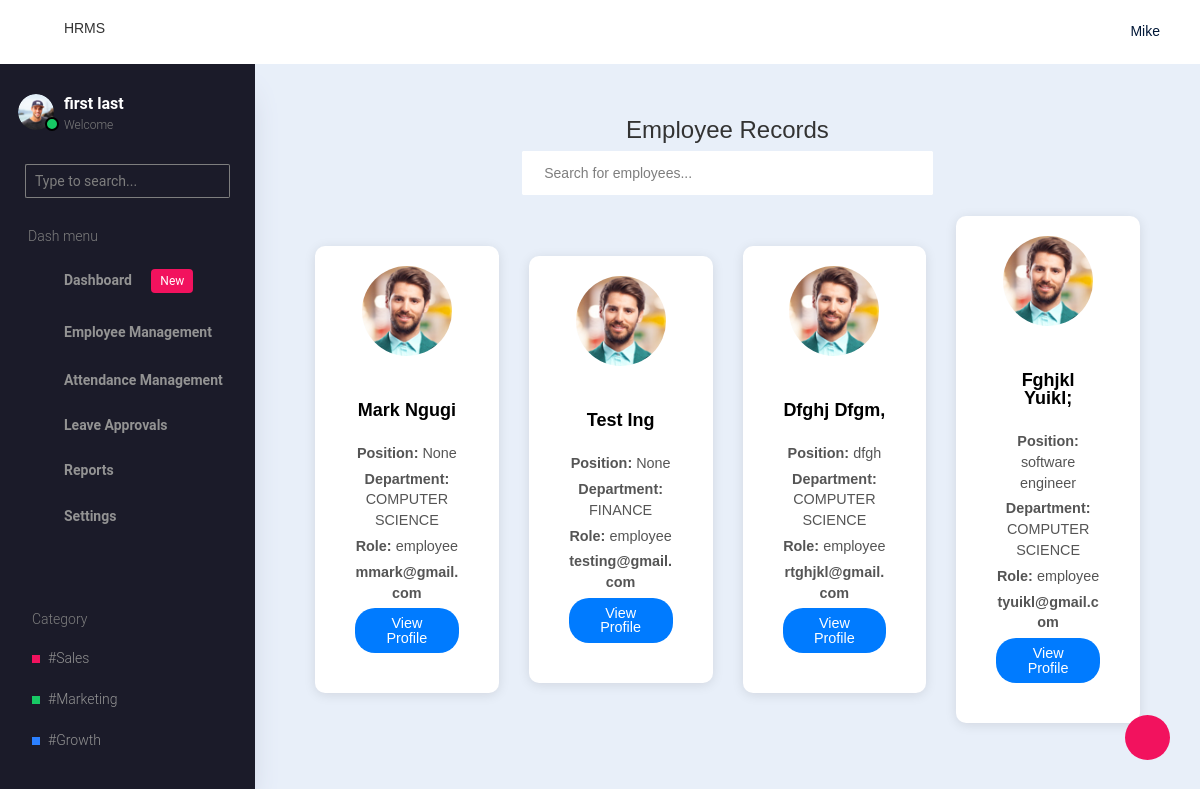
Before: /employee-profile/ with the older database file.
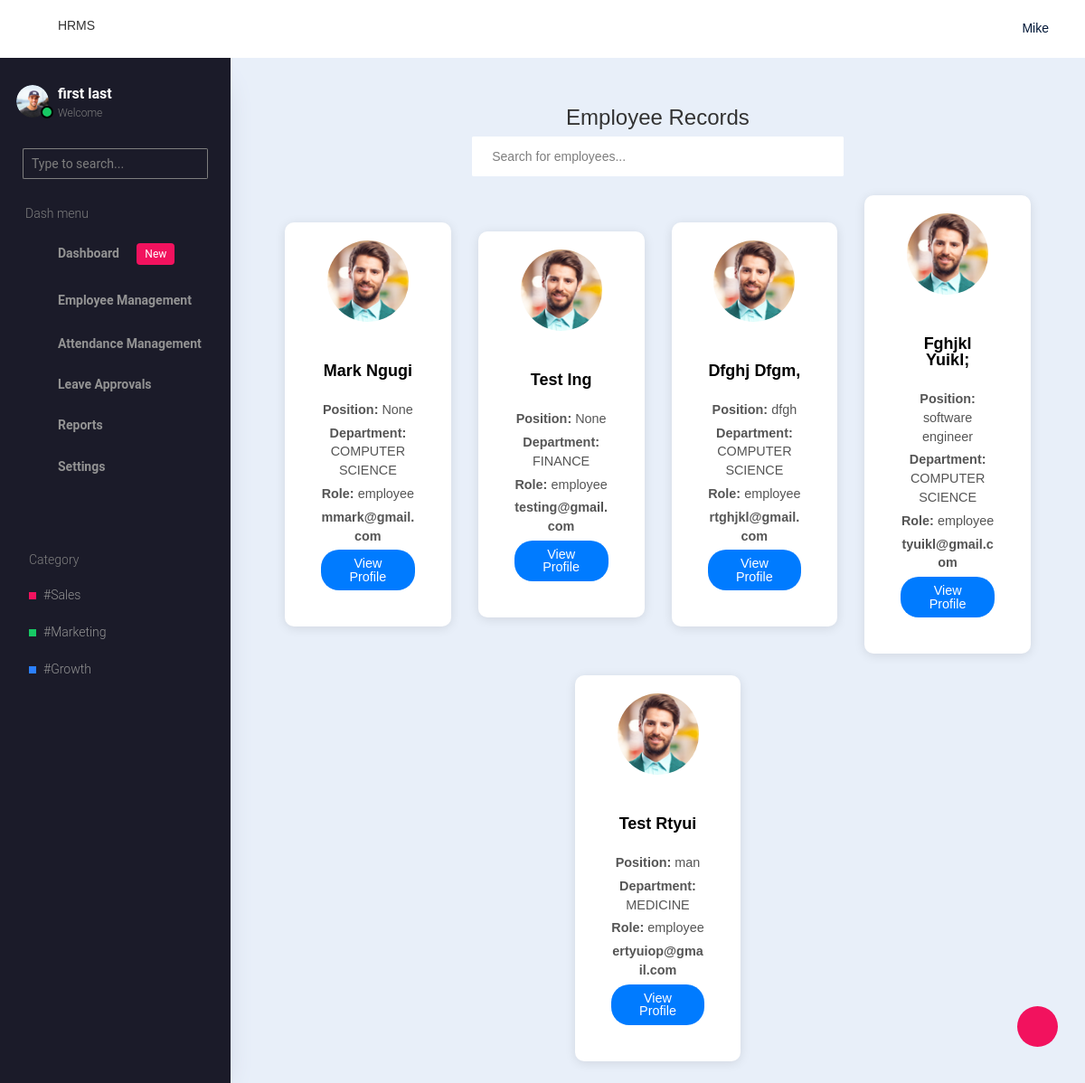
After: the same page with the newer database file.
### accounts/models.py (models this page shows, shortened)
class CustomUser(AbstractUser):
    ROLE_CHOICES = [
        ('admin', 'Admin'),
        ('hr_manager', 'HR Manager'),
        ('employee', 'Employee'),
    ]
    role = models.CharField(max_length=20, choices=ROLE_CHOICES, default='employee')
    gender = models.CharField(max_length=20, choices=[('male', 'Male'), ('female', 'Female')], default='male')
    phone = models.CharField(max_length=15, blank=True, null=True)
    position = models.CharField(max_length=100, blank=True, null=True)
    department = models.ForeignKey(Department, on_delete=models.CASCADE, default=None, null=True)
    start_date = models.DateField(blank=True, null=True)
    exit_date = models.DateField(null=True, blank=True)
    reason_for_leaving = models.CharField(max_length=255, null=True, blank=True)

class Department(models.Model):
    name = models.CharField(max_length=100, default='ADMIN')
    work_start_time = models.TimeField(null=True, blank=True)
    late_checkin_buffer = models.IntegerField(default=10)  # Buffer in minutes
    def __str__(self):
        return self.name

### hrms/views.py (the view)
# urls.py: path('employee-profile/',employee_profile,name = 'employeeprofile'),
def employee_profile(request):
    query = request.GET.get('q', '')  # Get the search query from the request
    employees = CustomUser.objects.filter(role__in=['employee', 'hr_manager'])
    if query:
        employees = employees.filter(
            models.Q(first_name__icontains=query) | models.Q(last_name__icontains=query)
        )
    context = {'employees': employees}
    return render(request, 'hrms/admin/employee-management/employee_profile.html', context)

### hrms/templates/hrms/admin/employee-management/employee_profile.html (shortened to what this page needs)
{% extends 'hrms/admin/base.html' %}
{% block content %}
<body>
    <div class="container-fluid">
        <div class="container mt-4">
            <h2 class="text-center">Employee Records</h2>
            <div class="search-bar text-center">
                <form method="get">
                    <input type="text" name="q" id="searchInput" placeholder="Search for employees..." class="form-control w-50 mx-auto" value="{{ request.GET.q|default:'' }}">
                </form>
            </div>
            <div class="row justify-content-center">
                {% for employee in employees %}
                <div class="col-md-3 col-sm-6 mb-4 d-flex align-items-stretch employee-card">
                    <div class="card text-center">
                        <img src="/static/images/faces/face1.jpg" class="card-img-top" alt="Employee 1">
                        <div class="card-body">
                            <h5 class="card-title">{{ employee.first_name }} {{ employee.last_name }}</h5>
                            <p class="card-text"><b>Position:</b> {{ employee.position }}</p>
                            <p class="card-text"><b>Department:</b> {{ employee.department }}</p>
                            <p class="card-text"><b>Role:</b> {{ employee.role }}</p>
                            <p class="card-text"> <b>{{ employee.email }}</b></p>
                            <button class="btn btn-primary view-profile-btn" data-bs-toggle="modal" data-bs-target="#employeeModal"
                                data-firstname="{{ employee.first_name }}"
                                data-lastname="{{ employee.last_name }}"
                                data-position="{{ employee.position }}"
                                data-department="{{ employee.department }}"
                                data-role="{{ employee.role }}"
                                data-email="{{ employee.email }}">
                                View Profile
                            </button>
                        </div>
                    </div>
                </div>
                {% endfor %}
            </div>
        </div>
    </div>
    <link href="https://cdn.jsdelivr.net/npm/bootstrap-icons/font/bootstrap-icons.css" rel="stylesheet">
</body>
{% endblock %}

### hrms/templates/hrms/admin/base.html (shortened to what this page needs)
<!DOCTYPE html>
<html lang="en">
  <head>
    <link rel="stylesheet" href="/static/vendors/typicons.font/font/typicons.css">
    <link rel="stylesheet" href="/static/vendors/css/vendor.bundle.base.css">
    <link rel="stylesheet" href="/static/css/vertical-layout-light/style.css">
  </head>
  <body>
    <div class="container-scroller">
      <nav class="navbar col-lg-12 col-12 p-0 fixed-top d-flex flex-row">
        <div class="text-center navbar-brand-wrapper d-flex align-items-center justify-content-center">
          <p>HRMS</p>
          <button class="navbar-toggler navbar-toggler align-self-center d-none d-lg-flex" type="button" data-toggle="minimize">
            <span class="typcn typcn-th-menu"></span>
          </button>
        </div>
        <div class="navbar-menu-wrapper d-flex align-items-center justify-content-end">
          <ul class="navbar-nav navbar-nav-right">
            <li class="nav-item nav-profile dropdown">
              <a class="nav-link dropdown-toggle  pl-0 pr-0" href="#" data-toggle="dropdown" id="profileDropdown">
                <i class="typcn typcn-user-outline mr-0"></i>
                <span class="nav-profile-name">Mike</span>
              </a>
            </li>
          </ul>
        </div>
      </nav>
      <div class="container-fluid page-body-wrapper">
        <div class="theme-setting-wrapper">
          <div id="settings-trigger"><i class="typcn typcn-cog-outline"></i></div>
        </div>
        <nav class="sidebar sidebar-offcanvas" id="sidebar">
        <ul class="nav">
          <li class="nav-item">
            <div class="d-flex sidebar-profile">
              <div class="sidebar-profile-image">
                <img src="/static/images/faces/face29.png" alt="image">
                <span class="sidebar-status-indicator"></span>
              </div>
              <div class="sidebar-profile-name">
                <p class="sidebar-name">
                  first last
                </p>
                <p class="sidebar-designation">
                  Welcome
                </p>
              </div>
            </div>
            <div class="nav-search">
              <div class="input-group">
                <input type="text" class="form-control" placeholder="Type to search..." aria-label="search" aria-describedby="search">
                <div class="input-group-append">
                  <span class="input-group-text" id="search">
                    <i class="typcn typcn-zoom"></i>
                  </span>
                </div>
              </div>
            </div>
            <p class="sidebar-menu-title">Dash menu</p>
          </li>
          <li class="nav-item">
            <a class="nav-link" href="index.html">
              <i class="typcn typcn-device-desktop menu-icon"></i>
              <span class="menu-title">Dashboard <span class="badge badge-primary ml-3">New</span></span>
            </a>
          </li>
          <li class="nav-item">
            <a class="nav-link" data-toggle="collapse" href="#ui-basic" aria-expanded="false" aria-controls="ui-basic">
              <i class="typcn typcn-briefcase menu-icon"></i>
              <span class="menu-title">Employee Management</span> &nbsp;
              <i class="typcn typcn-chevron-right menu-arrow"></i>
            </a>
          </li>
          <li class="nav-item">
            <a class="nav-link" data-toggle="collapse" href="#form-elements" aria-expanded="false" aria-controls="form-elements">
              <i class="typcn typcn-film menu-icon"></i>
              <span class="menu-title">Attendance Management</span>
              <i class="menu-arrow"></i>
            </a>
          </li>
          <li class="nav-item">
            <a class="nav-link" data-toggle="collapse" href="#charts" aria-expanded="false" aria-controls="charts">
              <i class="typcn typcn-chart-pie-outline menu-icon"></i>
              <span class="menu-title">Leave Approvals</span>
              <i class="menu-arrow"></i>
            </a>
          </li>
          <li class="nav-item">
            <a class="nav-link" data-toggle="collapse" href="#tables" aria-expanded="false" aria-controls="tables">
              <i class="typcn typcn-th-small-outline menu-icon"></i>
              <span class="menu-title">Reports</span>
              <i class="menu-arrow"></i>
            </a>
          </li>
          <li class="nav-item">
            <a class="nav-link" data-toggle="collapse" href="#icons" aria-expanded="false" aria-controls="icons">
              <i class="typcn typcn-compass menu-icon"></i>
              <span class="menu-title">Settings</span>
              <i class="menu-arrow"></i>
            </a>
          </li>
        </ul>
        <ul class="sidebar-legend">
          <li>
            <p class="sidebar-menu-title">Category</p>
          </li>
          <li class="nav-item"><a href="#" class="nav-link">#Sales</a></li>
          <li class="nav-item"><a href="#" class="nav-link">#Marketing</a></li>
          <li class="nav-item"><a href="#" class="nav-link">#Growth</a></li>
        </ul>
      </nav>
        <div class="main-panel">
          <div class="content-wrapper">
            {%block content%}
            {%endblock%}
          </div>
        </div>
      </div>
    </div>
  </body>
</html>

### hrms/templates/hrms/admin/employee-management/employee_profile.html (style rules this page uses)
body { font-family: Arial, sans-serif; background-color: #f4f7fa; color: #333; }
.container { margin-top: 15px; }
.search-bar { margin-bottom: 20px; }
.card { border: none; border-radius: 10px; box-shadow: 0 2px 12px rgba(0, 0, 0, 0.1); max-width: 280px; margin: auto; padding: 10px; transition: transform 0.2s; }
.card-img-top { width: 90px; height: 90px; border-radius: 50%; object-fit: cover; margin: 10px auto; }
.card-body { display: flex; flex-direction: column; justify-content: space-between; padding: 0.5rem; height: 100%; }
.card-title { font-size: 1.15rem; font-weight: bold; text-align: center; margin-top: 5px; }
.card-text { font-size: 0.9rem; color: #555; text-align: center; margin-bottom: 5px; }
.btn-primary { background-color: #007bff; border: none; border-radius: 20px; padding: 8px 16px; font-size: 0.9rem; align-self: center; margin-top: auto; }

Changed rows visible on the page:
added CustomUser: first_name "Test", last_name "Rtyui", position "man", department "MEDICINE", role "employee", email "ertyuiop@gmail.com"
